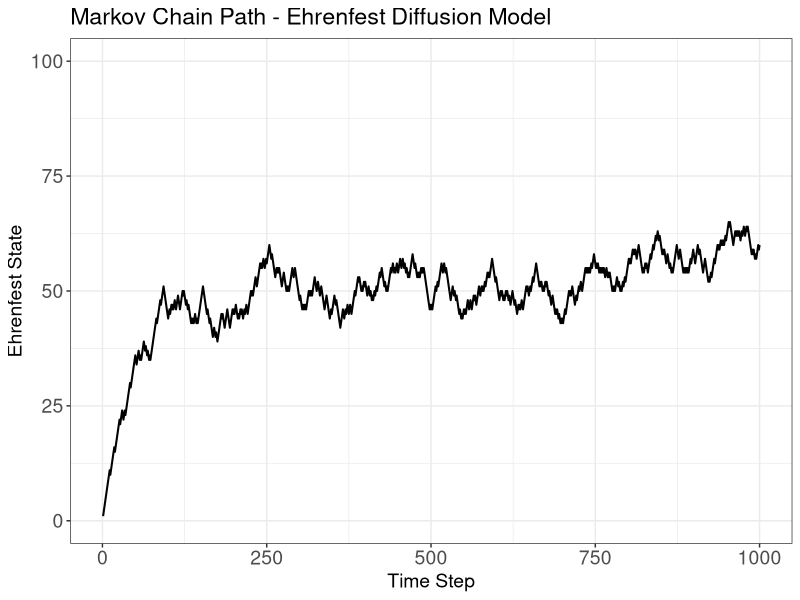
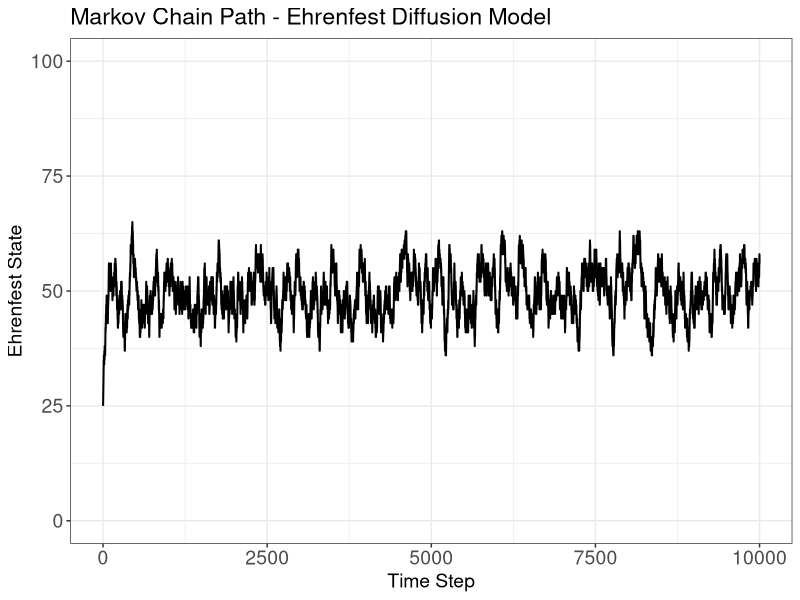
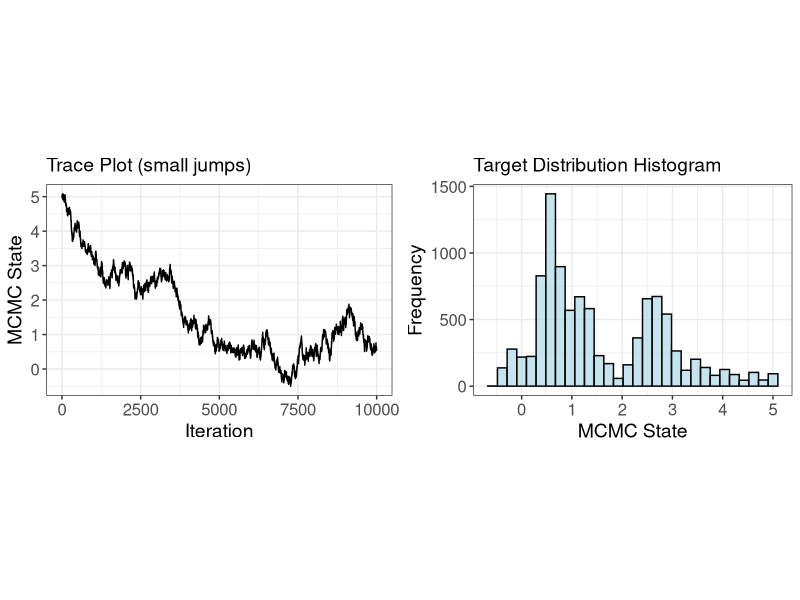
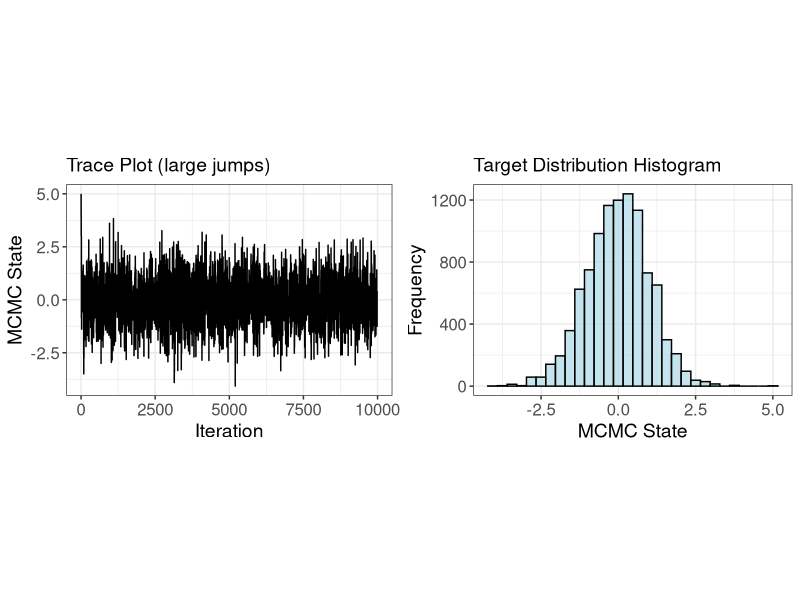

Recreate these plots in R, in order.
## ---- chunk 1
set.seed(9292025)
## ---- chunk 2
#' Generate the next state of the Ehrenfest diffusion model
#'
#' @param cur_state Current state of the Ehrenfest diffusion model (needs to be >0 and < num_mol)
#' @param num_mol Total number of molecules in the Ehrenfest diffusion model (positive number)
#'
#' @return an integer that is either (cur_state+1) or (cur_state-1)
#'
#' @examples
#' next_state(32, 1000)
next_state = function(cur_state, num_mol){
  return.value=NULL

  if (runif(1)<cur_state/num_mol){
    return_value = cur_state-1
  }else{
    return_value = cur_state+1
  }

  return(return_value)
}
## ---- chunk 3
## set the number of molecules and the number of iterations
my_num_mol = 100
sim_size = 1000

## initialize the chain
my_draws = numeric(sim_size)
my_draws[1] = sample(c(0:my_num_mol), size=1)
## ---- chunk 4
for (i in 2:sim_size){
  my_draws[i] = next_state(my_draws[i-1], my_num_mol)
}
## ---- chunk 5
library(ggplot2)

# Create a data frame for ggplot2
chain_data <- data.frame(
  time_step = 1:sim_size,
  state = my_draws
)

ggplot(chain_data, aes(x = time_step, y = state)) +
  geom_line(color = "black", linewidth = 0.7) +
  labs(
    x = "Time Step",
    y = "Ehrenfest State",
    title = "Markov Chain Path - Ehrenfest Diffusion Model"
  ) +
  ylim(0, 100) +
  theme_bw() +
  theme(
    axis.text = element_text(size = 14),
    axis.title = element_text(size = 14),
    title = element_text(size=14)
  )
## ---- chunk 6
## get the "time averages"
mean(my_draws)
var(my_draws)

## get the "space averages," theoretical binomial
## mean and variance
my_num_mol/2
my_num_mol/4
## ---- chunk 7
## set the number of molecules and the number of iterations
my_num_mol <- 100
sim_size <- 10000

## initialize the chain
my_draws <- numeric(sim_size)
my_draws[1] <- sample(c(0:my_num_mol), size=1)

for (i in 2:sim_size){
  my_draws[i] <- next_state(my_draws[i-1], my_num_mol)
}

# Create a data frame for ggplot2
chain_data <- data.frame(
  time_step = 1:sim_size,
  state = my_draws
)

ggplot(chain_data, aes(x = time_step, y = state)) +
  geom_line(color = "black", linewidth = 0.7) +
  labs(
    x = "Time Step",
    y = "Ehrenfest State",
    title = "Markov Chain Path - Ehrenfest Diffusion Model"
  ) +
  ylim(0, 100) +
  theme_bw() +
  theme(
    axis.text = element_text(size = 14),
    axis.title = element_text(size = 14),
    title = element_text(size=14)
  )
## ---- chunk 8
## get the "time averages"
mean(my_draws)
var(my_draws)

## get the "space averages," theoretical binomial
## mean and variance
my_num_mol/2
my_num_mol/4
## ---- chunk 9
#' Generate the next state the Rosenbluth-Hastings (R-H) chain targeting N(0,1) distribution, using a uniform random walk proposal
#'
#' @param cur_value Current state of R-H Markov chain
#' @param tuning_par Tuning parameter of the uniform random walk, where a random increment ~ Unif[-tuning_par, tuning_par] is added to the current state of the Markov chain (detla in the notes)
#'
#' @return Numeric vector of length 2. The first element of the vector contains the next state of the M-H Markov chain. The second element contains 0 if the proposed values was rejected and 1 otherwise.
#'
#' @examples
#' unif_rw_next(0.4, 5.0)
unif_rw_next = function(cur_value, tuning_par){

  return_value <- c(cur_value, 0)

  prop_value <- cur_value + runif(1, min=-tuning_par, max=tuning_par)
  
  if (runif(1) < exp((cur_value^2 - prop_value^2)/2)){
    return_value <- c(prop_value, 1)
  }

  return(return_value)
}
## ---- chunk 10
mcmc_size <- 10000
start_value <- 5.0


mcmc_out_small_jumps <- matrix(0, nrow=(mcmc_size), ncol=2)
colnames(mcmc_out_small_jumps) <- c("state", "acc_status")

cur_state <- c(start_value,1)
mcmc_out_small_jumps[1,] <- cur_state
## ---- chunk 11
for (i in 2:mcmc_size){
  mcmc_out_small_jumps[i,] <- unif_rw_next(mcmc_out_small_jumps[i-1,1], 0.05)
}
## ---- chunk 12
#| fig-height: 3
#| fig-width: 10

library(ggplot2)
library(gridExtra)

# Create data frame for small jumps MCMC
mcmc_data_small <- data.frame(
  iteration = 1:mcmc_size,
  state = mcmc_out_small_jumps[,"state"]
)

# Trace plot
trace_plot_small <- ggplot(mcmc_data_small, aes(x = iteration, y = state)) +
  geom_line(color = "black", size = 0.5) +
  labs(
    x = "Iteration",
    y = "MCMC State",
    title = "Trace Plot (small jumps)"
  ) +
  theme_bw() +
  theme(
    axis.text = element_text(size = 12),
    axis.title = element_text(size = 14),
    plot.title = element_text(size = 14)
  )

# Histogram
hist_plot_small <- ggplot(mcmc_data_small, aes(x = state)) +
  geom_histogram(bins = 30, fill = "lightblue", color = "black", alpha = 0.7) +
  labs(
    x = "MCMC State",
    y = "Frequency",
    title = "Target Distribution Histogram"
  ) +
  theme_bw() +
  theme(
    axis.text = element_text(size = 12),
    axis.title = element_text(size = 14),
    plot.title = element_text(size = 14)
  )

# Arrange plots side by side
grid.arrange(trace_plot_small, hist_plot_small, ncol = 2, heights = unit(3, "in"))
## ---- chunk 13
#| fig-height: 3
#| fig-width: 10

mcmc_out_large_jumps = matrix(0, nrow=(mcmc_size), ncol=2)
colnames(mcmc_out_large_jumps) = c("state", "acc_status")

cur_state = c(start_value,1)
mcmc_out_large_jumps[1,] = cur_state

for (i in 2:mcmc_size){

  cur_state = unif_rw_next(mcmc_out_large_jumps[i-1,1], 5)

  mcmc_out_large_jumps[i,] = cur_state
}

## acceptance probability
mean(mcmc_out_large_jumps[,"acc_status"])

## mean of the target distribution
mean(mcmc_out_large_jumps[,"state"])
## sd of the target distribution
sd(mcmc_out_large_jumps[,"state"])

# Create data frame for large jumps MCMC
mcmc_data_large <- data.frame(
  iteration = 1:mcmc_size,
  state = mcmc_out_large_jumps[,"state"]
)

# Trace plot
trace_plot_large <- ggplot(mcmc_data_large, aes(x = iteration, y = state)) +
  geom_line(color = "black", size = 0.5) +
  labs(
    x = "Iteration",
    y = "MCMC State",
    title = "Trace Plot (large jumps)"
  ) +
  theme_bw() +
  theme(
    axis.text = element_text(size = 12),
    axis.title = element_text(size = 14),
    plot.title = element_text(size = 14)
  )

# Histogram
hist_plot_large <- ggplot(mcmc_data_large, aes(x = state)) +
  geom_histogram(bins = 30, fill = "lightblue", color = "black", alpha = 0.7) +
  labs(
    x = "MCMC State",
    y = "Frequency",
    title = "Target Distribution Histogram"
  ) +
  theme_bw() +
  theme(
    axis.text = element_text(size = 12),
    axis.title = element_text(size = 14),
    plot.title = element_text(size = 14)
  )

# Arrange plots side by side
grid.arrange(trace_plot_large, hist_plot_large, ncol = 2, heights = unit(3, "in"))
